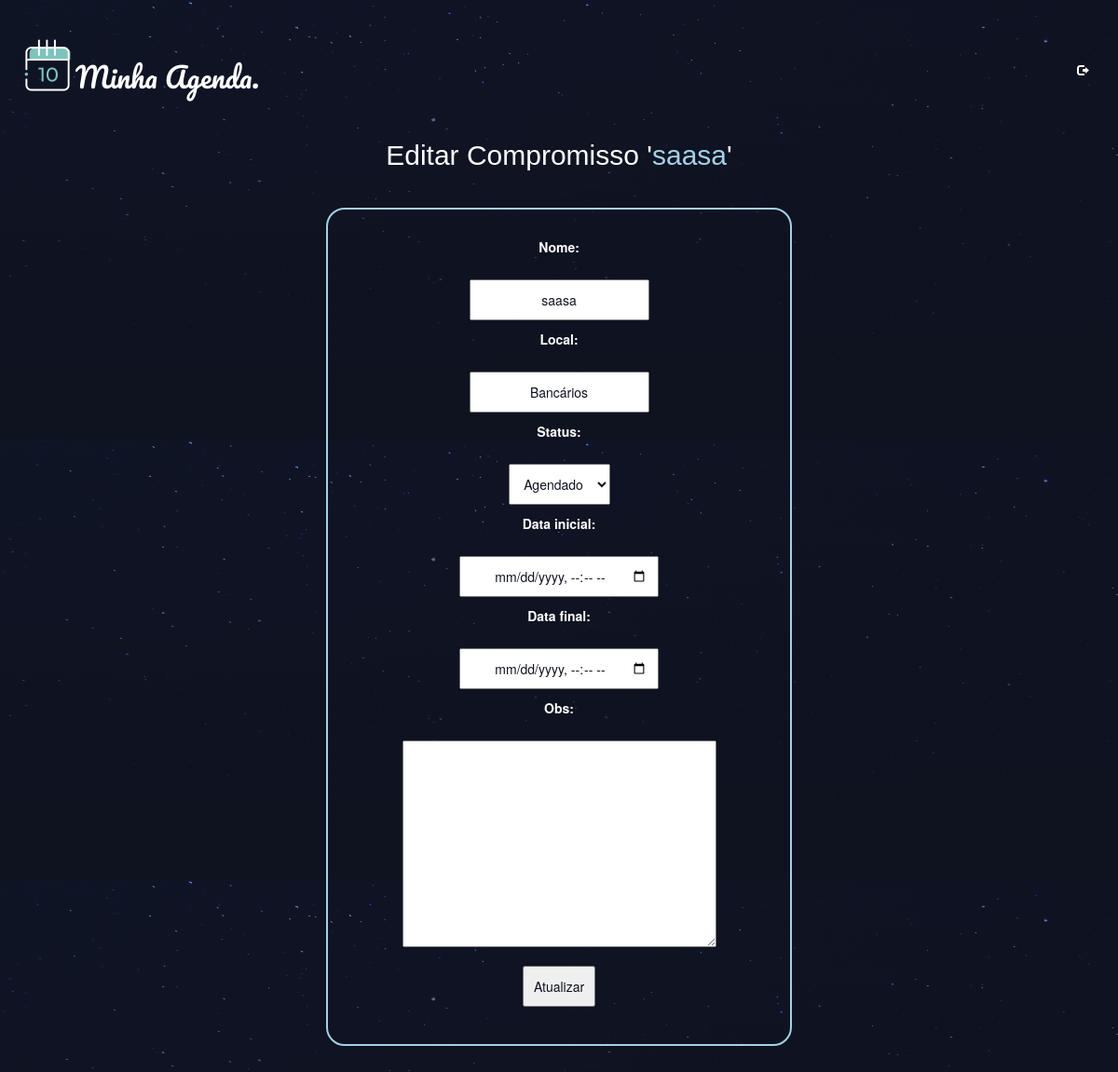
The app's page /compromissos/edita/21/ (signed in), older data.
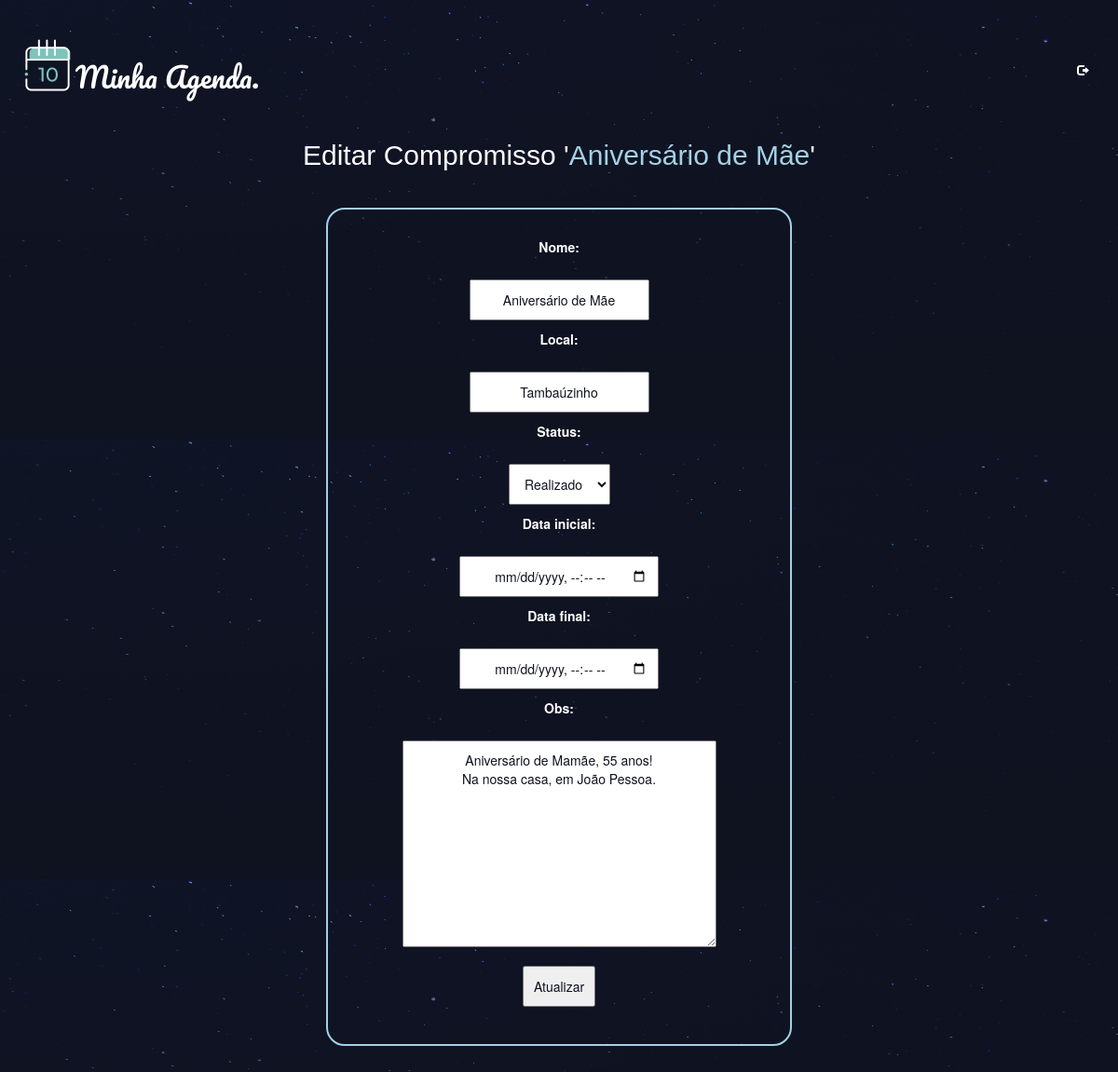
The same page, newer data.
### compromisso/models.py (models this page shows, shortened)
class Compromisso(models.Model):
    nome = models.CharField(max_length=100)
    local = models.CharField(max_length=100)
    obs = models.TextField(blank=True)
    AG = 'Agendado'
    RL = 'Realizado'
    CL = 'Cancelado'
    status = models.CharField(max_length=20, choices=[(AG, 'Agendado'), (RL, 'Realizado'), (CL, 'Cancelado')],
                              default='Agendado')
    data_inicial = models.DateTimeField()
    data_final = models.DateTimeField()
    autor = models.ForeignKey(User, default=None, on_delete=models.CASCADE)

### compromisso/views.py (the view, shortened to what this page needs)
# urls.py: path('edita/<int:comp_id>/', views.compromisso_edita, name="edita"),
@login_required(login_url="/accounts/login/")
def compromisso_edita(request, comp_id):
    compromisso = Compromisso.objects.get(id=comp_id)
    form = compr_forms.EditaCompromissoForm(request.POST or None, instance=compromisso)
    return render(request, 'compromisso/compromisso_edita.html', {'compromisso': compromisso,  'form':form})

### compromisso/forms.py
class EditaCompromissoForm(forms.ModelForm):
    data_inicial = forms.DateTimeField(widget=DateTimeInput(format='%d/%m/%Y %H:%M', attrs={'type': 'datetime-local'}), input_formats='%d/%m/%Y %H:%M')
    data_final = forms.DateTimeField(widget=DateTimeInput(format='%d/%m/%Y %H:%M', attrs={'type': 'datetime-local'}),input_formats='%d/%m/%Y %H:%M')
    class Meta:
        model = models.Compromisso
        fields = ['nome', 'local', 'status', 'data_inicial', 'data_final', 'obs']

### compromisso/templates/compromisso/compromisso_edita.html (shortened to what this page needs)
{% extends 'base_layout.html'%}
{% block content %}
        <h2 class="loginheader">Editar Compromisso '<span style="color:#a3d1e6">{{ compromisso.nome }}</span>'</h2>
        <div class="compromisso-visualiza-wrapper">
        <div class="compromisso-visualiza">
                <form class="site-form" action="" method="post">
                        {{ form }}
                        <input type="submit" value="Atualizar">
                </form>
        </div>
        </div>
{% endblock %}

Row changes from the older to the newer data that the page shows:
changed Compromisso: nome "saasa" → "Aniversário de Mãe"; local "Bancários" → "Tambaúzinho"; status "Agendado" → "Realizado"; obs (not shown) → "Aniversário de Mamãe, 55 anos! Na nossa casa, em João Pessoa."
